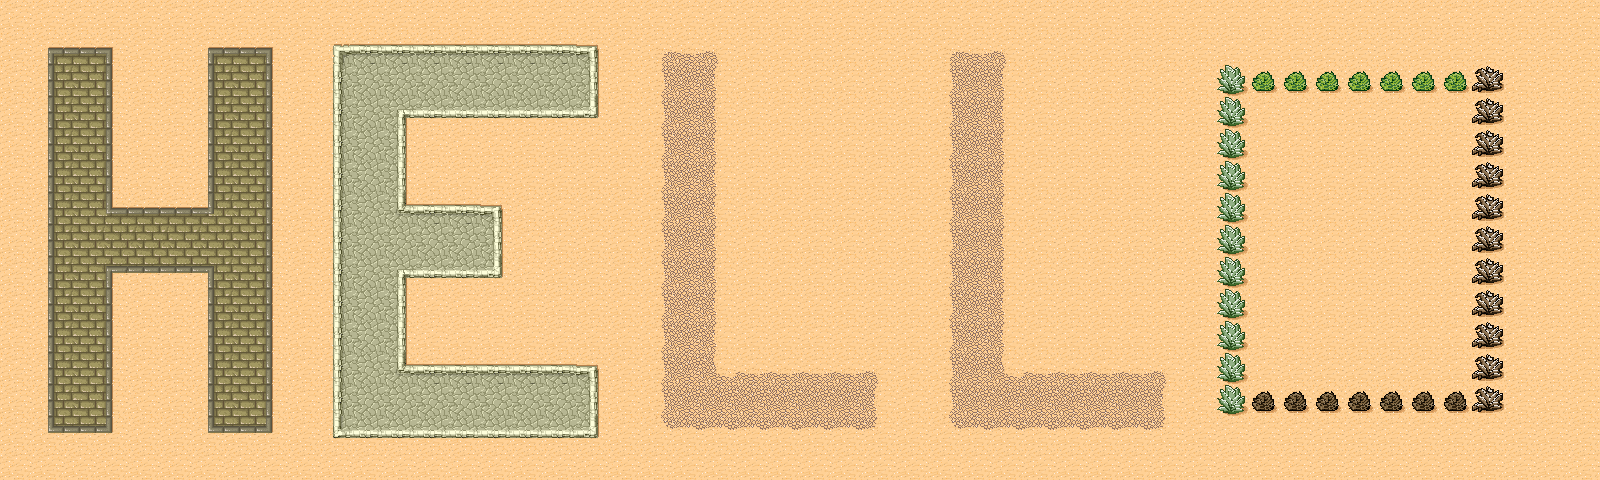

Rendered tile map (Tiled .tmx) drawn with the repository's tilesets; below, a short description and the full map source, tile grids included:
An orthogonal 50x15 tile map with 32x32 px tiles, 1 tile layer (Tile Layer 1).

<map version="1.0" orientation="orthogonal" renderorder="right-down" width="50" height="15" tilewidth="32" tileheight="32" nextobjectid="1">
 <tileset firstgid="1" name="Hello" tilewidth="32" tileheight="32" spacing="1" margin="1" tilecount="48" columns="8">
  <image source="tmw_desert_spacing.png" width="265" height="199" />
  <terraintypes>
   <terrain name="Bricks" tile="-1" />
   <terrain name="Rocks" tile="-1" />
   <terrain name="Dirt" tile="-1" />
   <terrain name="Desert" tile="-1" />
  </terraintypes>
  <tile id="0" terrain="3,3,3,0" />
  <tile id="1" terrain="3,3,0,0" />
  <tile id="2" terrain="3,3,0,3" />
  <tile id="3" terrain="2,2,2,3" />
  <tile id="4" terrain="2,2,3,2" />
  <tile id="5" terrain="3,3,3,2" />
  <tile id="6" terrain="3,3,2,2" />
  <tile id="7" terrain="3,3,2,3" />
  <tile id="8" terrain="3,0,3,0" />
  <tile id="9" terrain="0,0,0,0" />
  <tile id="10" terrain="0,3,0,3" />
  <tile id="11" terrain="2,3,2,2" />
  <tile id="12" terrain="3,2,2,2" />
  <tile id="13" terrain="3,2,3,2" />
  <tile id="14" terrain="2,2,2,2" />
  <tile id="15" terrain="2,3,2,3" />
  <tile id="16" terrain="3,0,3,3" />
  <tile id="17" terrain="0,0,3,3" />
  <tile id="18" terrain="0,3,3,3" />
  <tile id="19" terrain="0,0,0,3" />
  <tile id="20" terrain="0,0,3,0" />
  <tile id="21" terrain="3,2,3,3" />
  <tile id="22" terrain="2,2,3,3" />
  <tile id="23" terrain="2,3,3,3" />
  <tile id="24" terrain="3,3,3,1" />
  <tile id="25" terrain="3,3,1,1" />
  <tile id="26" terrain="3,3,1,3" />
  <tile id="27" terrain="0,3,0,0" />
  <tile id="28" terrain="3,0,0,0" />
  <tile id="29" terrain="3,3,3,3" />
  <tile id="32" terrain="3,1,3,1" />
  <tile id="33" terrain="1,1,1,1" />
  <tile id="34" terrain="1,3,1,3" />
  <tile id="35" terrain="1,1,1,3" />
  <tile id="36" terrain="1,1,3,1" />
  <tile id="40" terrain="3,1,3,3" />
  <tile id="41" terrain="1,1,3,3" />
  <tile id="42" terrain="1,3,3,3" />
  <tile id="43" terrain="1,3,1,1" />
  <tile id="44" terrain="3,1,1,1" />
 </tileset>
 <layer name="Tile Layer 1" width="50" height="15">
  <data encoding="csv">
30,30,30,30,30,30,30,30,30,30,30,30,30,30,30,30,30,30,30,30,30,30,30,30,30,30,30,30,30,30,30,30,30,30,30,30,30,30,30,30,30,30,30,30,30,30,30,30,30,30,
30,1,2,3,30,30,1,2,3,30,25,26,26,26,26,26,26,26,27,30,6,7,8,30,30,30,30,30,30,6,7,8,30,30,30,30,30,30,30,30,30,30,30,30,30,30,30,30,30,30,
30,9,10,11,30,30,9,10,11,30,33,34,34,34,34,34,34,34,35,30,14,15,16,30,30,30,30,30,30,14,15,16,30,30,30,30,30,30,38,48,48,48,48,48,48,48,39,30,30,30,
30,9,10,11,30,30,9,10,11,30,33,34,36,42,42,42,42,42,43,30,14,15,16,30,30,30,30,30,30,14,15,16,30,30,30,30,30,30,38,30,30,30,30,30,30,30,39,30,30,30,
30,9,10,11,30,30,9,10,11,30,33,34,35,30,30,30,30,30,30,30,14,15,16,30,30,30,30,30,30,14,15,16,30,30,30,30,30,30,38,30,30,30,30,30,30,30,39,30,30,30,
30,9,10,11,30,30,9,10,11,30,33,34,35,30,30,30,30,30,30,30,14,15,16,30,30,30,30,30,30,14,15,16,30,30,30,30,30,30,38,30,30,30,30,30,30,30,39,30,30,30,
30,9,10,28,2,2,29,10,11,30,33,34,44,26,26,27,30,30,30,30,14,15,16,30,30,30,30,30,30,14,15,16,30,30,30,30,30,30,38,30,30,30,30,30,30,30,39,30,30,30,
30,9,10,10,10,10,10,10,11,30,33,34,34,34,34,35,30,30,30,30,14,15,16,30,30,30,30,30,30,14,15,16,30,30,30,30,30,30,38,30,30,30,30,30,30,30,39,30,30,30,
30,9,10,20,18,18,21,10,11,30,33,34,36,42,42,43,30,30,30,30,14,15,16,30,30,30,30,30,30,14,15,16,30,30,30,30,30,30,38,30,30,30,30,30,30,30,39,30,30,30,
30,9,10,11,30,30,9,10,11,30,33,34,35,30,30,30,30,30,30,30,14,15,16,30,30,30,30,30,30,14,15,16,30,30,30,30,30,30,38,30,30,30,30,30,30,30,39,30,30,30,
30,9,10,11,30,30,9,10,11,30,33,34,35,30,30,30,30,30,30,30,14,15,16,30,30,30,30,30,30,14,15,16,30,30,30,30,30,30,38,30,30,30,30,30,30,30,39,30,30,30,
30,9,10,11,30,30,9,10,11,30,33,34,44,26,26,26,26,26,27,30,14,15,12,7,7,7,7,8,30,14,15,12,7,7,7,7,8,30,38,30,30,30,30,30,30,30,39,30,30,30,
30,9,10,11,30,30,9,10,11,30,33,34,34,34,34,34,34,34,35,30,14,15,15,15,15,15,15,16,30,14,15,15,15,15,15,15,16,30,38,47,47,47,47,47,47,47,39,30,30,30,
30,17,18,19,30,30,17,18,19,30,41,42,42,42,42,42,42,42,43,30,22,23,23,23,23,23,23,24,30,22,23,23,23,23,23,23,24,30,30,30,30,30,30,30,30,30,30,30,30,30,
30,30,30,30,30,30,30,30,30,30,30,30,30,30,30,30,30,30,30,30,30,30,30,30,30,30,30,30,30,30,30,30,30,30,30,30,30,30,30,30,30,30,30,30,30,30,30,30,30,30
</data>
 </layer>
</map>
